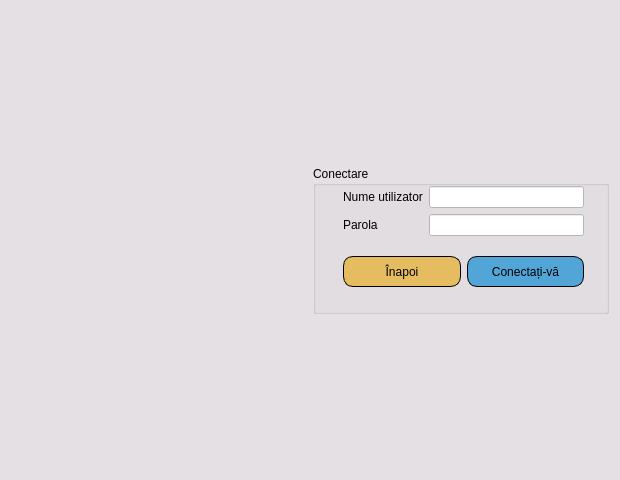
<?xml version="1.0" encoding="UTF-8"?>
<ui version="4.0">
 <class>Login</class>
 <widget class="QDialog" name="Login">
  <property name="geometry">
   <rect>
    <x>0</x>
    <y>0</y>
    <width>620</width>
    <height>480</height>
   </rect>
  </property>
  <property name="sizePolicy">
   <sizepolicy hsizetype="Preferred" vsizetype="Preferred">
    <horstretch>0</horstretch>
    <verstretch>0</verstretch>
   </sizepolicy>
  </property>
  <property name="palette">
   <palette>
    <active>
     <colorrole role="Base">
      <brush brushstyle="SolidPattern">
       <color alpha="255">
        <red>255</red>
        <green>255</green>
        <blue>255</blue>
       </color>
      </brush>
     </colorrole>
     <colorrole role="Window">
      <brush brushstyle="SolidPattern">
       <color alpha="255">
        <red>229</red>
        <green>224</green>
        <blue>228</blue>
       </color>
      </brush>
     </colorrole>
    </active>
    <inactive>
     <colorrole role="Base">
      <brush brushstyle="SolidPattern">
       <color alpha="255">
        <red>255</red>
        <green>255</green>
        <blue>255</blue>
       </color>
      </brush>
     </colorrole>
     <colorrole role="Window">
      <brush brushstyle="SolidPattern">
       <color alpha="255">
        <red>229</red>
        <green>224</green>
        <blue>228</blue>
       </color>
      </brush>
     </colorrole>
    </inactive>
    <disabled>
     <colorrole role="Base">
      <brush brushstyle="SolidPattern">
       <color alpha="255">
        <red>229</red>
        <green>224</green>
        <blue>228</blue>
       </color>
      </brush>
     </colorrole>
     <colorrole role="Window">
      <brush brushstyle="SolidPattern">
       <color alpha="255">
        <red>229</red>
        <green>224</green>
        <blue>228</blue>
       </color>
      </brush>
     </colorrole>
    </disabled>
   </palette>
  </property>
  <property name="windowTitle">
   <string>Dialog</string>
  </property>
  <property name="windowIcon">
   <iconset>
    <normalon>C:/Users/User/Desktop/SecureDriveIcon.jpeg</normalon>
   </iconset>
  </property>
  <layout class="QGridLayout" name="gridLayout">
   <item row="0" column="0" rowspan="3">
    <widget class="QLabel" name="label_3">
     <property name="text">
      <string/>
     </property>
     <property name="pixmap">
      <pixmap>C:/Users/roiur/Desktop/WhatsApp Image 2021-03-30 at 18.31.01.jpeg</pixmap>
     </property>
    </widget>
   </item>
   <item row="1" column="1">
    <widget class="QGroupBox" name="groupBox">
     <property name="palette">
      <palette>
       <active>
        <colorrole role="Base">
         <brush brushstyle="SolidPattern">
          <color alpha="255">
           <red>255</red>
           <green>255</green>
           <blue>255</blue>
          </color>
         </brush>
        </colorrole>
        <colorrole role="Window">
         <brush brushstyle="SolidPattern">
          <color alpha="255">
           <red>255</red>
           <green>255</green>
           <blue>255</blue>
          </color>
         </brush>
        </colorrole>
       </active>
       <inactive>
        <colorrole role="Base">
         <brush brushstyle="SolidPattern">
          <color alpha="255">
           <red>255</red>
           <green>255</green>
           <blue>255</blue>
          </color>
         </brush>
        </colorrole>
        <colorrole role="Window">
         <brush brushstyle="SolidPattern">
          <color alpha="255">
           <red>255</red>
           <green>255</green>
           <blue>255</blue>
          </color>
         </brush>
        </colorrole>
       </inactive>
       <disabled>
        <colorrole role="Base">
         <brush brushstyle="SolidPattern">
          <color alpha="255">
           <red>255</red>
           <green>255</green>
           <blue>255</blue>
          </color>
         </brush>
        </colorrole>
        <colorrole role="Window">
         <brush brushstyle="SolidPattern">
          <color alpha="255">
           <red>255</red>
           <green>255</green>
           <blue>255</blue>
          </color>
         </brush>
        </colorrole>
       </disabled>
      </palette>
     </property>
     <property name="styleSheet">
      <string notr="true"/>
     </property>
     <property name="title">
      <string>Conectare</string>
     </property>
     <widget class="QWidget" name="formLayoutWidget_2">
      <property name="geometry">
       <rect>
        <x>30</x>
        <y>20</y>
        <width>241</width>
        <height>61</height>
       </rect>
      </property>
      <layout class="QFormLayout" name="formLayout_2">
       <item row="0" column="0">
        <widget class="QLabel" name="label">
         <property name="text">
          <string>Nume utilizator</string>
         </property>
        </widget>
       </item>
       <item row="0" column="1">
        <widget class="QLineEdit" name="lineEdit_username"/>
       </item>
       <item row="1" column="0">
        <widget class="QLabel" name="label_2">
         <property name="text">
          <string>Parola</string>
         </property>
        </widget>
       </item>
       <item row="1" column="1">
        <widget class="QLineEdit" name="lineEdit_password">
         <property name="echoMode">
          <enum>QLineEdit::Password</enum>
         </property>
        </widget>
       </item>
      </layout>
     </widget>
     <widget class="QWidget" name="horizontalLayoutWidget">
      <property name="geometry">
       <rect>
        <x>20</x>
        <y>90</y>
        <width>251</width>
        <height>31</height>
       </rect>
      </property>
      <layout class="QHBoxLayout" name="horizontalLayout">
       <property name="leftMargin">
        <number>10</number>
       </property>
       <property name="topMargin">
        <number>0</number>
       </property>
       <property name="rightMargin">
        <number>0</number>
       </property>
       <property name="bottomMargin">
        <number>0</number>
       </property>
       <item>
        <widget class="QPushButton" name="pushButton_inapoi">
         <property name="sizePolicy">
          <sizepolicy hsizetype="Minimum" vsizetype="Preferred">
           <horstretch>0</horstretch>
           <verstretch>0</verstretch>
          </sizepolicy>
         </property>
         <property name="styleSheet">
          <string notr="true">background-color:rgb(230, 188, 97);
border-style:outset;
border-color:black;
border-width:1px;
border-radius:10px;</string>
         </property>
         <property name="text">
          <string>Înapoi</string>
         </property>
        </widget>
       </item>
       <item>
        <widget class="QPushButton" name="pushButton_login">
         <property name="sizePolicy">
          <sizepolicy hsizetype="Minimum" vsizetype="Preferred">
           <horstretch>0</horstretch>
           <verstretch>0</verstretch>
          </sizepolicy>
         </property>
         <property name="styleSheet">
          <string notr="true">background-color:rgb(81, 165, 215);
border-style:outset;
border-color:black;
border-width:1px;
border-radius:10px;</string>
         </property>
         <property name="text">
          <string>Conectați-vă</string>
         </property>
        </widget>
       </item>
      </layout>
     </widget>
    </widget>
   </item>
  </layout>
 </widget>
 <resources/>
 <connections/>
</ui>
